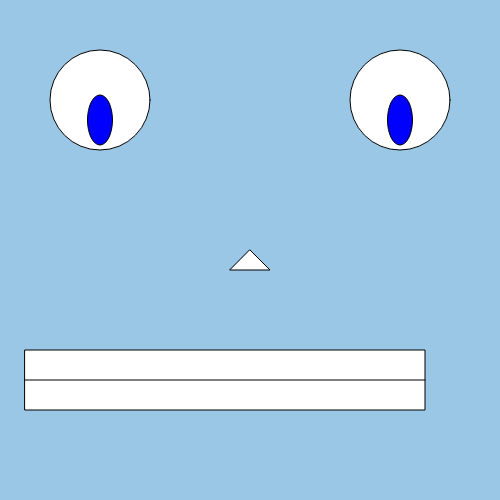
Frame 1 (no input)
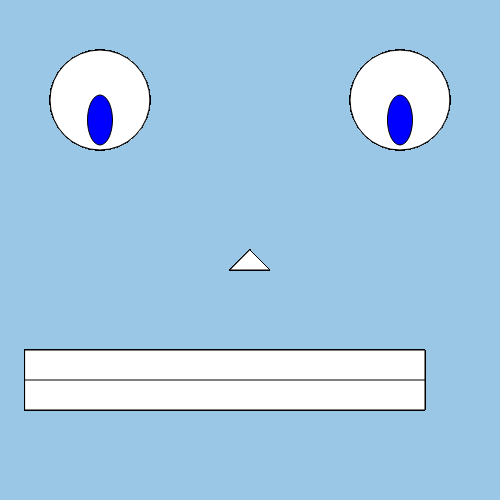
Frame 60 (no input)
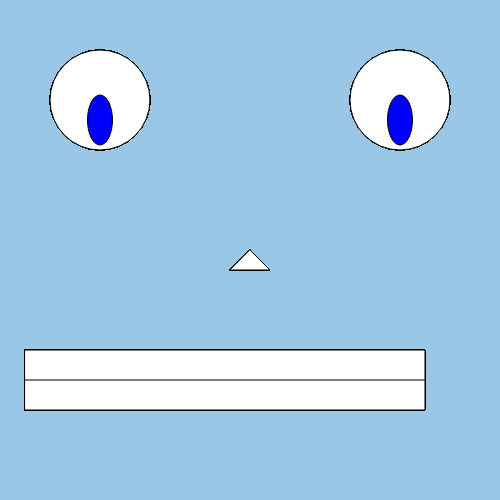
Frame 120 (the mouse pressed at the canvas centre since frame 60)

The p5.js sketch that drew these frames (run headless with seeded random() and noise() and a simulated clock; from frame 60 on, the mouse is pressed at the canvas centre):

// p5.js sketch
// ── sketch.js
var mouthX = 25;
var mouthY = 350;
var mouthW = 400;
var mouthH = 60;

var Leyex = 100; //left eye x coordinate
var Leyey = 100; //left eye y coordinate

var Reyeoffset = 300; //Right eye distance from Leye x-wise
var pupiloffsety = 20; //So pupil is closer to eye bottom y-wise

function setup() {
    createCanvas(500, 500);
    background(154, 199, 230);
                 }
function draw() {
    // x , y , width, height
    //Lefteye
    fill(255) //white circle
    ellipse(Leyex, Leyey, 100, 100); //100 x&y coord, 100 width

    fill(0, 0, 255) //blue pupil
    //long pupil
    ellipse(Leyex, Leyey + pupiloffsety, 25, 50);

    //eye2
    fill(255)
    ellipse(Leyex + Reyeoffset, Leyey, 100, 100);
    //long pupil
    fill(0, 0, 255)
    ellipse(Leyex + Reyeoffset, Leyey + pupiloffsety, 25, 50);

    //nose
    fill(255)
    triangle(width/2,height/2,(width/2)+20,(height/2)+20, (width/2)-20,(height/2)+20);
    //how triangle is formed:
    //3 points(start,end)*3, with lines made between them.
    //POINT1: the top middle
      //(width/2)    = line1&2 x start. it's the middle
      //(height/2)   = line1&2 y start, makes the middle top point
    //POINT2: lower right
      //(width/2)+20 = line1 x end. +20 so it goes to the right.
        //+20 from the middle, which is the width in half.
      //(height/2)+20 = line1 y end. +20 so it goes downward.
        //+20 down from the middle, height/2
    //POINT3: lower left
      //(width/2)-20  = line2 x end. -20 = 20 left of center
      //(height/2)+20 = line2 y end. +20 again so it goes down.
    //pt1+pt3 = line2, the L side going down
    //pt1+pt2 = line1,the R side of the triangle going down.
    //pt2+pt3 = line3, the flat one


    //mouth
    rect(mouthX, mouthY, mouthW, mouthH);
    line(mouthX, mouthY + mouthH/2, mouthX + mouthW, mouthY + mouthH/2);
                }
